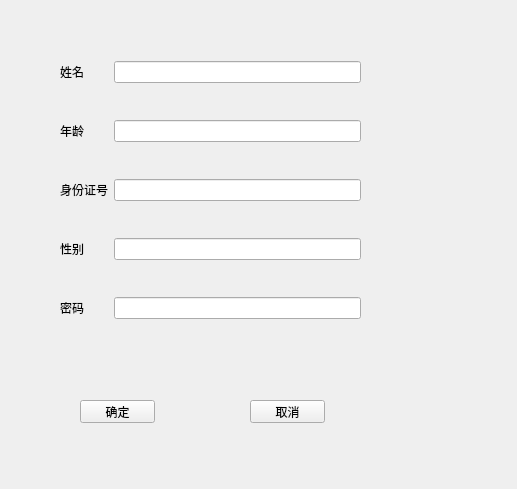
<?xml version="1.0" encoding="UTF-8"?>
<ui version="4.0">
 <class>Form</class>
 <widget class="QWidget" name="Form">
  <property name="geometry">
   <rect>
    <x>0</x>
    <y>0</y>
    <width>517</width>
    <height>489</height>
   </rect>
  </property>
  <property name="windowTitle">
   <string>Form</string>
  </property>
  <widget class="QWidget" name="layoutWidget">
   <property name="geometry">
    <rect>
     <x>60</x>
     <y>30</y>
     <width>301</width>
     <height>321</height>
    </rect>
   </property>
   <layout class="QGridLayout" name="gridLayout">
    <item row="0" column="0">
     <widget class="QLabel" name="label">
      <property name="text">
       <string>姓名</string>
      </property>
     </widget>
    </item>
    <item row="0" column="1">
     <widget class="QLineEdit" name="lineEdit"/>
    </item>
    <item row="1" column="0">
     <widget class="QLabel" name="label_2">
      <property name="text">
       <string>年龄</string>
      </property>
     </widget>
    </item>
    <item row="1" column="1">
     <widget class="QLineEdit" name="lineEdit_2"/>
    </item>
    <item row="2" column="0">
     <widget class="QLabel" name="label_3">
      <property name="text">
       <string>身份证号</string>
      </property>
     </widget>
    </item>
    <item row="2" column="1">
     <widget class="QLineEdit" name="lineEdit_3"/>
    </item>
    <item row="3" column="0">
     <widget class="QLabel" name="label_4">
      <property name="text">
       <string>性别</string>
      </property>
     </widget>
    </item>
    <item row="3" column="1">
     <widget class="QLineEdit" name="lineEdit_4"/>
    </item>
    <item row="4" column="0">
     <widget class="QLabel" name="label_5">
      <property name="text">
       <string>密码</string>
      </property>
     </widget>
    </item>
    <item row="4" column="1">
     <widget class="QLineEdit" name="lineEdit_5"/>
    </item>
   </layout>
  </widget>
  <widget class="QPushButton" name="maketure">
   <property name="geometry">
    <rect>
     <x>80</x>
     <y>400</y>
     <width>75</width>
     <height>23</height>
    </rect>
   </property>
   <property name="text">
    <string>确定</string>
   </property>
  </widget>
  <widget class="QPushButton" name="cancel">
   <property name="geometry">
    <rect>
     <x>250</x>
     <y>400</y>
     <width>75</width>
     <height>23</height>
    </rect>
   </property>
   <property name="text">
    <string>取消</string>
   </property>
  </widget>
 </widget>
 <resources/>
 <connections>
  <connection>
   <sender>maketure</sender>
   <signal>clicked()</signal>
   <receiver>Form</receiver>
   <slot>get_world()</slot>
   <hints>
    <hint type="sourcelabel">
     <x>128</x>
     <y>415</y>
    </hint>
    <hint type="destinationlabel">
     <x>182</x>
     <y>438</y>
    </hint>
   </hints>
  </connection>
 </connections>
 <slots>
  <slot>get_world()</slot>
 </slots>
</ui>
